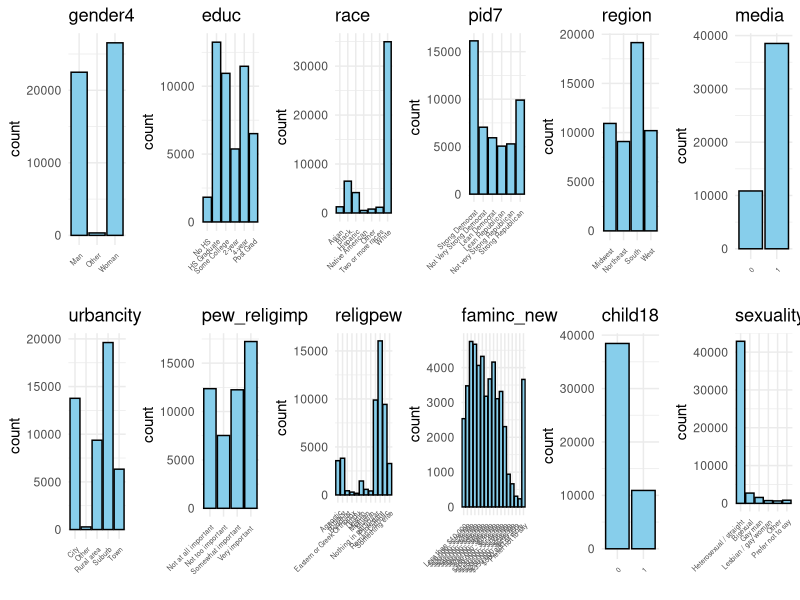
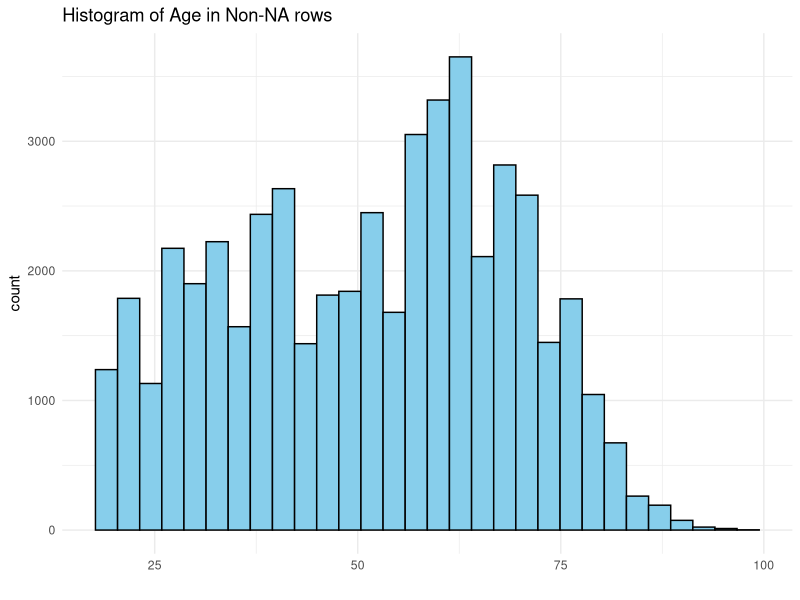
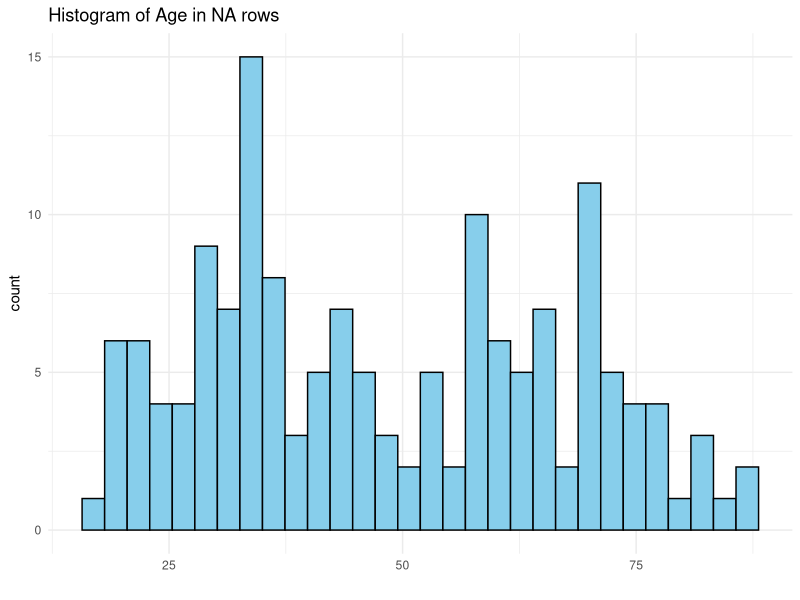
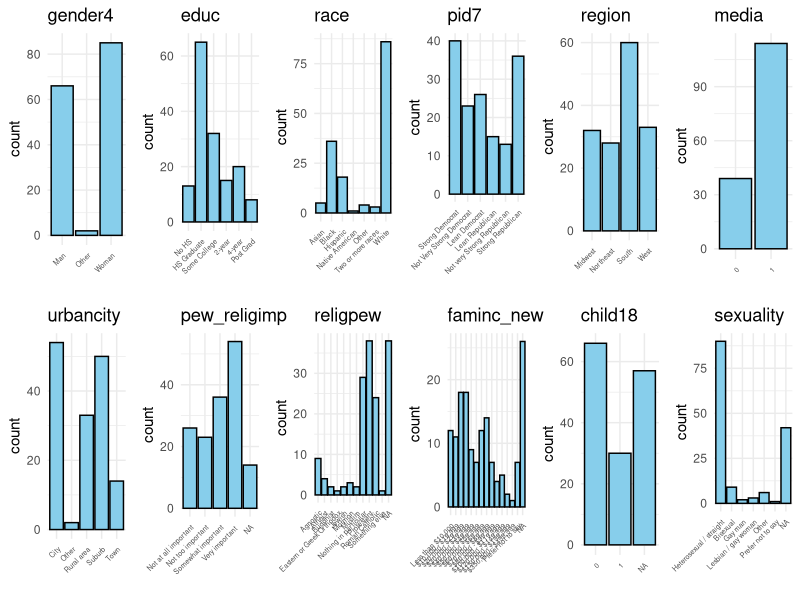
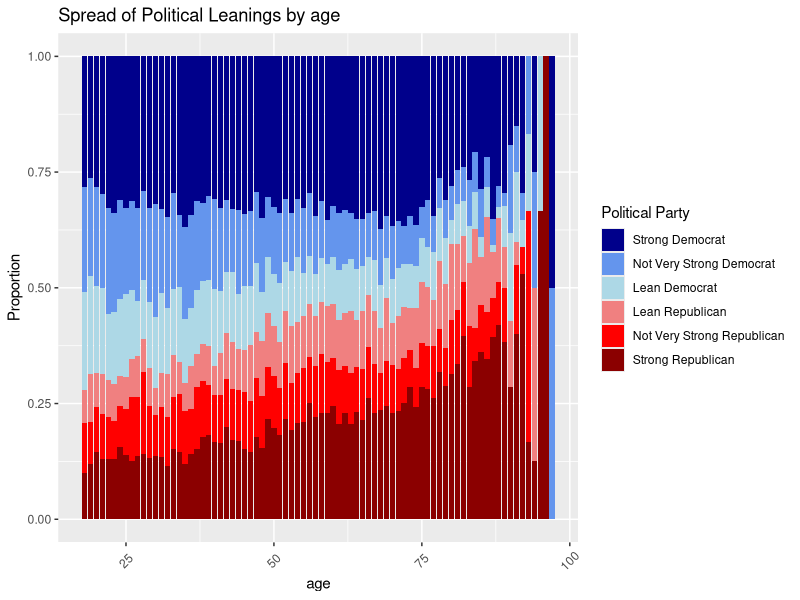
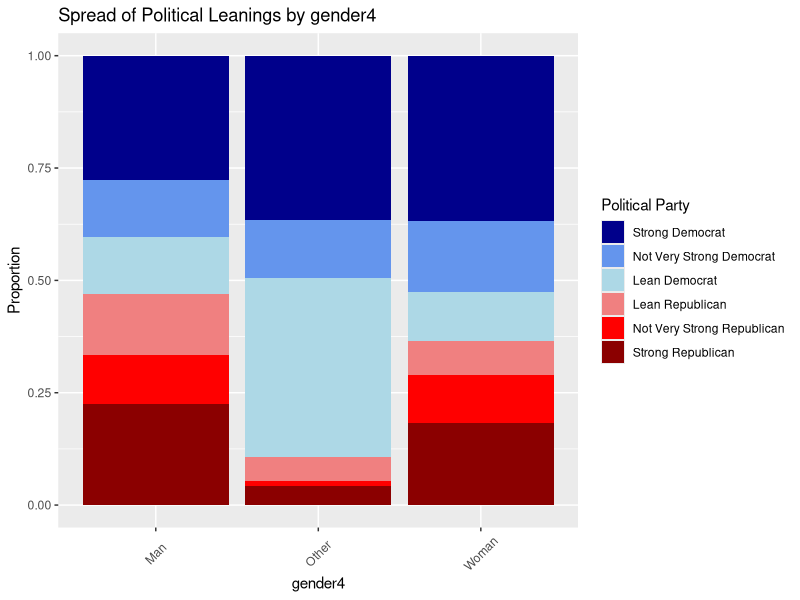
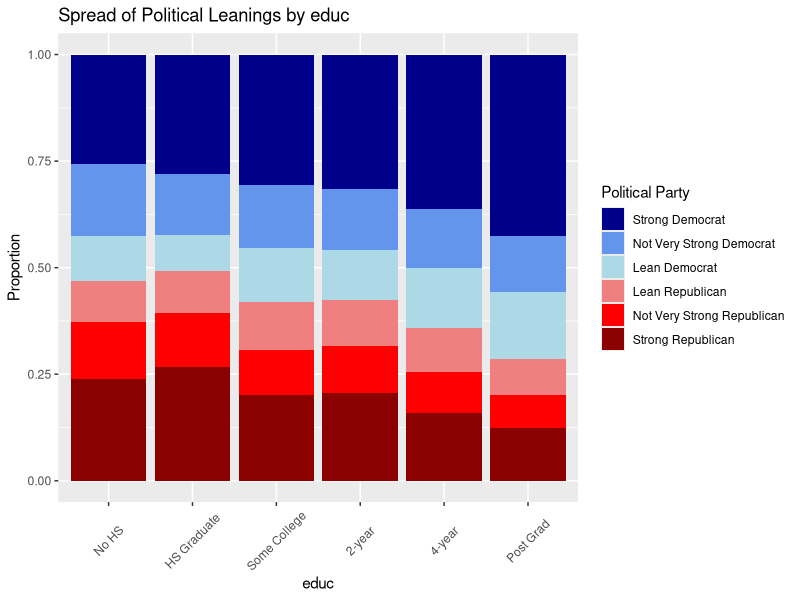
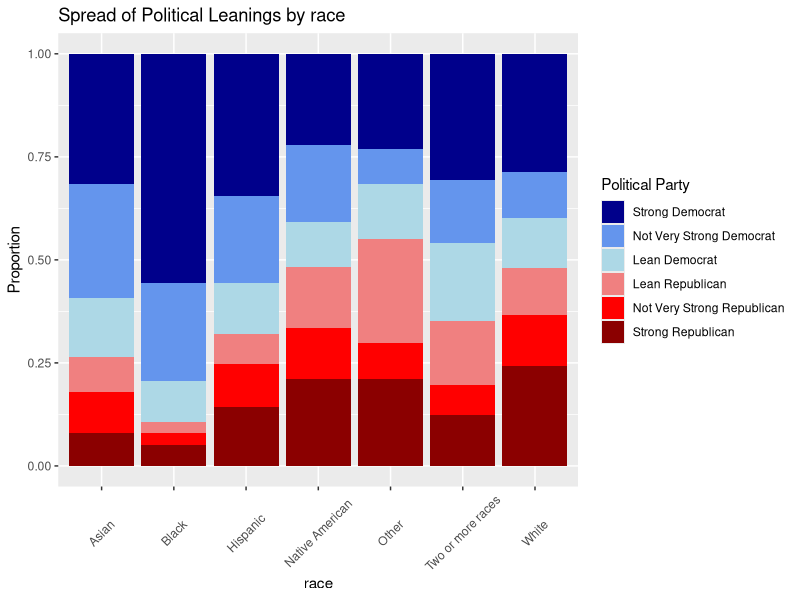

Reproduce these figures in R, in order. (Note: this script raises an error after producing the figures.)
## ---- chunk 1

# Import Libraries

library(tidyverse)
library(dplyr)
library(foreign)
library(ggplot2)
library(MASS)
library(Hmisc)
library(reshape2)

#Formatting From 2022 Data

# data <- read_csv('data_2022.csv')
# data <- data %>% filter((!pid7 %in% c(4,8,9))) # dropped moderate and not sure
# data <- data %>% mutate(age = 2022 - birthyr)
# data <- data %>% rename(media = CC22_200_1)
# data <- data %>% select(age, gender4,educ,race,pid7,inputstate,region,media,urbancity,pew_religimp,religpew,faminc_new,child18,sexuality)
# 1 is yes, #2 is no 
## ---- chunk 2

# Clean up data_smol
data_smol <- read.csv("data_smol.csv")

# Get rid of state
data_smol <- data_smol[-6]

#Recoding variables of interest from numbers
data_smol <- data_smol %>%
  mutate(gender4 = case_when(gender4 == '1' ~ 'Man',
                             gender4 == '2' ~ 'Woman',
                             gender4 == '3' ~ 'Other',
                             gender4 == '4' ~ 'Other')) %>%
  mutate(race = recode(race,
                       '1' = 'White',
                       '2' = 'Black',
                       '3' = 'Hispanic',
                       '4' = 'Asian',
                       '5' = 'Native American',
                       '6' = 'Two or more races',
                       '7' = 'Other',
                       '8' = 'Native American')) %>%
  mutate(region = recode(region,
                         '1' = 'Northeast',
                         '2' = 'Midwest',
                         '3' = 'South',
                         '4' = 'West')) %>%
  mutate(educ = factor(recode(educ,
                                 '1' = 'No HS',
                                 '2' = 'HS Graduate',
                                 '3' = 'Some College',
                                 '4' = '2-year',
                                 '5' = '4-year',
                                 '6' = 'Post Grad'), 
                          #after recoding assign levels
                          levels = c(
                            'No HS',
                            'HS Graduate',
                            'Some College',
                            '2-year',
                            '4-year',
                            'Post Grad')))%>%
  mutate(pid7 = as.character(pid7)) %>%
  mutate(pid7 = factor(
    recode(pid7,
      '1' = 'Strong Democrat',
      '2' = 'Not Very Strong Democrat',
      '3' = 'Lean Democrat',
      '5' = 'Lean Republican',
      '6' = 'Not very Strong Republican',
      '7' = 'Strong Republican'),
    #After recoding, we assign the order here
    levels = c(
      'Strong Democrat',
      'Not Very Strong Democrat',
      'Lean Democrat',
      'Lean Republican',
      'Not very Strong Republican',
      'Strong Republican'
    )))%>%
mutate(urbancity = recode(urbancity,
                         '1' = 'City',
                         '2' = 'Suburb',
                         '3' = 'Town',
                         '4' = 'Rural area', 
                         '5' = 'Other'))%>%
mutate(pew_religimp= recode(pew_religimp,
                         '1' = 'Very important ',
                         '2' = 'Somewhat important',
                         '3' = 'Not too important',
                         '4' = 'Not at all important'))%>%
mutate(sexuality= recode(sexuality,
                         '1' = ' Heterosexual / straight',
                         '2' = 'Lesbian / gay woman',
                         '3' = 'Gay man',
                         '4' = 'Bisexual',
                         '5'='Other', 
                         '6'='Prefer not to say'))%>%
mutate(religpew = recode(religpew,
                           '1' = 'Protestant',
                           '2' = 'Roman Catholic',
                           '3' = 'Mormon',
                           '4' = 'Eastern or Greek Orthodox',
                           '5' = 'Jewish',
                           '6' = 'Muslim',
                           '7' = 'Buddhist',
                           '8' = 'Hindu',
                           '9' = 'Atheist',
                           '10' = 'Agnostic',
                           '11' = 'Nothing in particular',
                           '12' = 'Something else'))%>%
mutate(faminc_new=recode(faminc_new,
                      "1" = "Less than $10,000",
                      "2" = "$10,000 - $19,999",
                      "3" = "$20,000 - $29,999",
                      "4" = "$30,000 - $39,999",
                      "5" = "$40,000 - $49,999",
                      "6" = "$50,000 - $59,999",
                      "7" = "$60,000 - $69,999",
                      "8" = "$70,000 - $89,999",
                      "9" = "$80,000 - $99,999",
                      "10" = "$100,000 - $119,999",
                      "11" = "$120,000 - $149,999",
                      "12" = "$150,000 - $199,999",
                      "13" = "$200,000 - $249,999",
                      "14" = "$250,000 - $349,999",
                      "15" = "$350,000 - $499,999",
                      "16" = "$500,000 or more",
                      "97" = "Prefer not to say")) %>%
  mutate(faminc_new = factor(faminc_new, levels = c(
    "Less than $10,000",
    "$10,000 - $19,999",
    "$20,000 - $29,999",
    "$30,000 - $39,999",
    "$40,000 - $49,999",
    "$50,000 - $59,999",
    "$60,000 - $69,999",
    "$70,000 - $89,999",
    "$80,000 - $99,999",
    "$100,000 - $119,999",
    "$120,000 - $149,999",
    "$150,000 - $199,999",
    "$200,000 - $249,999",
    "$250,000 - $349,999",
    "$350,000 - $499,999",
    "$500,000 or more",
    "Prefer not to say"
  ))) %>%
  mutate(media = ifelse(media == 1, 1, 0)) %>%
  mutate(child18 = ifelse(child18 == 1, 1, 0)) 
## ---- chunk 3

# How many NAs do we have 

rows_with_na <- data_smol[which(rowSums(is.na(data_smol)) > 0),]

data_smol <- na.omit(data_smol)

## ---- chunk 4
#Plot the data_smol values

library(cowplot)

# Function to create bar plots for categorical variables using ggplot2
plot_categorical_ggplot <- function(data, col) {
  ggplot(data, aes(x = factor(data[[col]]))) +
    geom_bar(fill = "skyblue", color = "black") +
    labs(title = col, x = "") +
    theme_minimal() +
    theme(axis.text.x = element_text(angle = 45, size = 5, hjust = 1))
}

# Create a list of ggplot objects
plots_list <- lapply(names(data_smol)[-which(names(data_smol) == "age")], function(col) {
  plot_categorical_ggplot(data_smol, col)
})

# Combine the plots into a grid
plot_grid(plotlist = plots_list, ncol = 6)

## ---- chunk 5

#Age 

ggplot(data_smol, aes(x = age)) +
    geom_histogram(fill = "skyblue", color = "black") +
    labs(title = "Histogram of Age in Non-NA rows", x = "") +
    theme_minimal() 

ggplot(rows_with_na, aes(x = age)) +
    geom_histogram(fill = "skyblue", color = "black") +
    labs(title = "Histogram of Age in NA rows", x = "") +
    theme_minimal() 

## ---- chunk 6

#Plot the rows_with_na values


# Create a list of ggplot objects
plots_list <- lapply(names(rows_with_na)[-which(names(rows_with_na) == "age")], function(col) {
  plot_categorical_ggplot(rows_with_na, col)
})

# Combine the plots into a grid
plot_grid(plotlist = plots_list, ncol = 6)


## ---- chunk 7

# Bar Plot

names <- colnames(data_smol)

for (i in 1:length(names(data_smol))) {
  plot <- ggplot(data_smol, aes(x = !!sym(names(data_smol)[i]), fill = pid7)) +
    geom_bar(position = "fill", stat = "count") +
    labs(title = paste("Spread of Political Leanings by", names(data_smol)[i]),
         x = names(data_smol)[i],
         y = "Proportion") +
    scale_fill_manual(values = rev(c("darkred",  "red1", "lightcoral", "lightblue", "cornflowerblue", "darkblue")),
                      name = "Political Party",
                      labels = c('Strong Democrat', 'Not Very Strong Democrat', 'Lean Democrat',
                                 'Lean Republican', 'Not Very Strong Republican', 'Strong Republican')) +
    theme(axis.text.x = element_text(angle = 45, hjust = 0.5, vjust = .5))
  
  print(plot)
  }


## ---- chunk 8

# Bar Plot: Gender Distribution Across Political Parties with Flipped Colors
ggplot(data_smol, aes(x = gender4, fill = pid7)) +
  geom_bar(position = "fill", stat = "count") +
  labs(title = " Spread of Political Leanings by Gender",
       x = "Gender",
       y = "Proportion") +
  scale_fill_manual(values = rev(c("darkred", "lightcoral", "indianred1", "lightblue", "cornflowerblue", "darkblue")),
                    name = "Political Party",
                    labels = c('Strong Democrat', 'Not Very Strong Democrat', 'Lean Democrat',
                               'Lean Republican', 'Not Very Strong Republican', 'Strong Republican')) +
  theme(axis.text.x = element_text(angle = 0, hjust = 0.5))  # Adjust the angle for better readability

## ---- chunk 9
#Baseline gender model:
gender4_model<- polr(pid7 ~ gender4, data = data_smol, Hess=TRUE)
#store summary
summary_gender4_model<-summary(gender4_model)
# store table
(ctable_baseline_gender <- coef(summary(gender4_model)))
## calculate and store p values
baseline_gender_p <- pnorm(abs(ctable_baseline_gender[, "t value"]), lower.tail = FALSE) * 2
## combined table
(ctable_baseline_gender <- cbind(ctable_baseline_gender, "p value" = baseline_gender_p))

#checking_assumptions

pid7_mapping <- c('Strong Democrat' = 1,
                  'Not Very Strong Democrat' = 2,
                  'Lean Democrat' = 3,
                  'Lean Republican' = 4,
                  'Not very Strong Republican' = 5,
                  'Strong Republican' = 6)

data_smol_dinan <- data_smol %>%
  mutate(pid7_num = as.numeric(recode_factor(pid7, !!!pid7_mapping)))


sf <- function(y) {
  c('Y>=1' = qlogis(mean(y >= 1)),
    'Y>=2' = qlogis(mean(y >= 2)),
    'Y>=3' = qlogis(mean(y >= 3)), 
    'Y>=4' = qlogis(mean(y >= 4)),
    'Y>=5' = qlogis(mean(y >= 5)))
}

#testing assumptions for gender baseline
gender_baseline <- with(data_smol_dinan, summary(as.numeric(pid7_num) ~ gender4, fun=sf))

plot(gender_baseline, which=1:5, pch=1:5, xlab='logit', main=' ', xlim=range(s[,3:4]))


## ---- chunk 10
#gender and  with race model
race_gender_model<- polr(pid7 ~ gender4*race, data = data_smol, Hess=TRUE)
#store summary
summary_race_gender_model<-summary(race_gender_model)
# store table
(ctable_race_gender <- coef(summary(race_gender_model)))
## calculate and store p values
race_gender_p <- pnorm(abs(ctable_race_gender[, "t value"]), lower.tail = FALSE) * 2
## combined table
(ctable_race_gender <- cbind(ctable_race_gender, "p value" = race_gender_p))

#testing assumptions for gender + race
s_gender_race<- with(data_smol_dinan, summary(as.numeric(pid7_num) ~ gender4 + race, fun=sf))

plot(s_gender_race, which=1:5, pch=1:5, xlab='logit', main=' ', xlim=range(s[,3:4]))

## ---- chunk 11
 
#basic ordered logistic regression taking into account region
region_model<- polr(pid7 ~ region, data = data_smol, Hess=TRUE)
 
summary(region_model)

#basic ordered logistic regression taking into account region and urbancity 
region_urban_model<- polr(pid7 ~ region + urbancity, data = data_smol, Hess=TRUE)

summary(region_urban_model)

#checking_assumptions

pid7_mapping <- c('Strong Democrat' = 1,
                  'Not Very Strong Democrat' = 2,
                  'Lean Democrat' = 3,
                  'Lean Republican' = 4,
                  'Not very Strong Republican' = 5,
                  'Strong Republican' = 6)

data_smol_dinan <- data_smol %>%
  mutate(pid7_num = as.numeric(recode_factor(pid7, !!!pid7_mapping)))


sf <- function(y) {
  c('Y>=1' = qlogis(mean(y >= 1)),
    'Y>=2' = qlogis(mean(y >= 2)),
    'Y>=3' = qlogis(mean(y >= 3)), 
    'Y>=4' = qlogis(mean(y >= 4)),
    'Y>=5' = qlogis(mean(y >= 5)))
}

#testing assumptions for region 
s <- with(data_smol_dinan, summary(as.numeric(pid7_num) ~ region, fun=sf))

plot(s, which=1:3, pch=1:3, xlab='logit', main=' ', xlim=range(s[,3:4]))

#testing assumptions for region + urbancity 
s_region_city<- with(data_smol_dinan, summary(as.numeric(pid7_num) ~ region + urbancity, fun=sf))

plot(s_region_city, which=1:3, pch=1:3, xlab='logit', main=' ', xlim=range(s[,3:4]))

## ---- chunk 12

#religion 

religion_model <- polr(pid7 ~ religpew, data = data_smol, Hess=TRUE)

summary(religion_model)

# Extracting coefficient information
coef_summary <- summary(religion_model)$coef[1:11,]

# Names of the religions
religions <- sub("religpew", "", rownames(coef_summary))
coefficients <- as.numeric(coef_summary[, 1])
se <- as.numeric(coef_summary[, 2])

df <- data.frame(Religion = religions, Coefficient = coefficients, SE = se)

df$Religion <- reorder(df$Religion, df$Coefficient)

ggplot(df, aes(x = Coefficient, y = Religion)) +
  geom_point(size = 3, color = "blue", fill = "blue") +
  geom_errorbarh(aes(xmin = Coefficient - 2 * SE, xmax = Coefficient + 2 * SE), height = 0.2, color = "black") +
  labs(title = "Dot and Whisker Plot of Coefficients",
       x = "Coefficient Value") +
  theme_minimal()
## ---- chunk 13
library(randomForest)

# Split the dataset into training and testing sets
set.seed(139) 
train_indices <- sample(1:nrow(data_smol), 0.7 * nrow(data_smol))  # 70% for training
train_data <- data_smol[train_indices, ]
test_data <- data_smol[-train_indices, ]

# Create a random forest model
rf_model <- randomForest(pid7 ~ ., data = train_data, ntree = 500, importance = TRUE)

# Extract variable importance from the random forest model
var_importance <- importance(rf_model)
print(var_importance)
varImpPlot(rf_model)

# Make predictions on the test set
predictions <- predict(rf_model, test_data)

# Evaluate the model
conf_matrix <- table(predictions, test_data$pid7)
print(conf_matrix)
accuracy <- sum(diag(conf_matrix)) / sum(conf_matrix)
cat("Accuracy:", accuracy, "\n")
